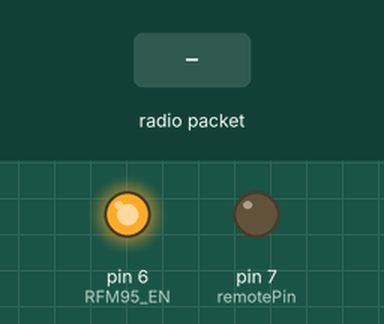
This sketch was run on a simulated Arduino Uno, built with avr-gcc and run on an emulated ATmega328P. Parts: output pins drawn as LEDs (lit = HIGH). The inputs (shaded band) are chosen by the test bench. No radio packets arrive unless stated; pins used as bus, display or sensor lines are not drawn.

Above: at 1.2 s.
1.3 s: radio packet "1" arrives
Timing chart, 0 to 4.3 s (numbered marks = the images above; inputs shaded):
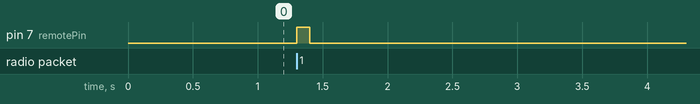

The sketch:

NIXIE_RX_V1P0.ino
```cpp
#include <SPI.h>
#include <RH_RF95.h>

// Radio pins
#define RFM95_CS  3
#define RFM95_RST 1
#define RFM95_INT 0
#define RFM95_EN  6

// Change to 434.0 or other frequency, must match RX's freq!
#define RF95_FREQ 433.0

// Singleton instance of the radio driver
RH_RF95 rf95(RFM95_CS, RFM95_INT);

// Remote
#define remotePin 7

void setup() {
  pinMode(remotePin, OUTPUT);
  pinMode(RFM95_EN, OUTPUT);
  pinMode(RFM95_RST, OUTPUT);

  // Note level shift (inverter) between this pin and the Nixie clock
  digitalWrite(remotePin, LOW);

  //while (!Serial);
  //Serial.begin(9600);
  //delay(100);

  // Enable the radio
  enable_radio();
}

// enable radio function
void enable_radio() {
  digitalWrite(RFM95_EN, HIGH);
  delay(10);
  digitalWrite(RFM95_RST, HIGH);
  delay(10);

  // manual reset
  digitalWrite(RFM95_RST, LOW);
  delay(10);
  digitalWrite(RFM95_RST, HIGH);
  delay(10);

  while (!rf95.init()) {
    Serial.println("LoRa radio init failed");
    while (1);
  }
  Serial.println("LoRa radio init OK!");

  // Defaults after init are 434.0MHz, modulation GFSK_Rb250Fd250, +13dbM
  if (!rf95.setFrequency(RF95_FREQ)) {
    Serial.println("setFrequency failed");
    while (1);
  }
  Serial.print("Set Freq to: "); Serial.println(RF95_FREQ);

  // Defaults after init are 434.0MHz, 13dBm, Bw = 125 kHz, Cr = 4/5, Sf = 128chips/symbol, CRC on

  // The default transmitter power is 13dBm, using PA_BOOST.
  // If you are using RFM95/96/97/98 modules which uses the PA_BOOST transmitter pin, then
  // you can set transmitter powers from 5 to 23 dBm:
  rf95.setTxPower(23, false);
}

void loop()
{
  if (rf95.available())
  {
    // Should be a message for us now
    uint8_t buf[RH_RF95_MAX_MESSAGE_LEN];
    uint8_t len = sizeof(buf);

    if (rf95.recv(buf, &len))
    {
      //digitalWrite(LED, HIGH);
      // RH_RF95::printBuffer("Received: ", buf, len);
      Serial.print("Got: ");
      Serial.println((char*)buf);
      Serial.print("RSSI: ");
      Serial.println(rf95.lastRssi(), DEC);

      // Note level shift (inverter) between this pin and the Nixie clock
      digitalWrite(remotePin, HIGH);
      delay(100);
      digitalWrite(remotePin, LOW);
    }
    else
    {
      Serial.println("Receive failed");
    }
  }
}
```

Measured:
- after the input at 1.3 s, pin 7 (remotePin): LOW → HIGH at once, → LOW 0.10 s later
